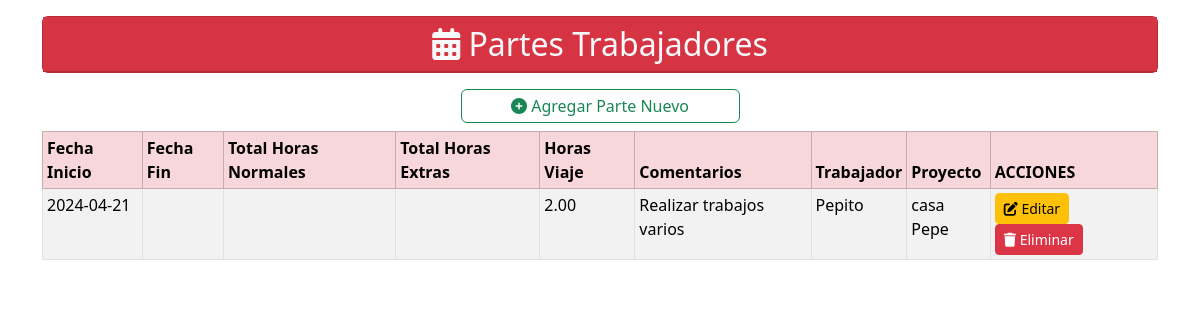
The page /assets/models/partes/partes.php on the database its author committed.
### tables this page shows
CREATE TABLE `partes` (
  `idParte` int(11) NOT NULL,
  `fechaInicio` date DEFAULT NULL,
  `fechaFin` date DEFAULT NULL,
  `totalHorasNormales` decimal(5,2) DEFAULT NULL,
  `totalHorasExtras` decimal(5,2) DEFAULT NULL,
  `horasViaje` decimal(5,2) DEFAULT NULL,
  `comentarios` text DEFAULT NULL,
  `idUsuario` int(11) DEFAULT NULL,
  `idProyecto` int(11) DEFAULT NULL
);

CREATE TABLE `usuarios` (
  `idUsuario` int(11) NOT NULL,
  `usuario` varchar(50) NOT NULL,
  `password` varchar(100) NOT NULL,
  `nombre` varchar(50) DEFAULT NULL,
  `apellidos` varchar(100) DEFAULT NULL,
  `direccion` varchar(100) DEFAULT NULL,
  `telefono` varchar(9) DEFAULT NULL,
  `email` varchar(50) DEFAULT NULL,
  `idRol` int(5) NOT NULL
);

CREATE TABLE `proyectos` (
  `idProyecto` int(11) NOT NULL,
  `nombre` varchar(100) DEFAULT NULL,
  `lugar` varchar(100) DEFAULT NULL,
  `fechaInicio` date DEFAULT NULL,
  `fechaFin` date DEFAULT NULL,
  `idCliente` int(11) DEFAULT NULL
);

### assets/models/partes/partes.php (the view, shortened to what this page needs)
<?php
require '../../config/conexion.php';
$consultaParte = $conexionbd->prepare("SELECT partes.idParte, partes.fechaInicio, partes.fechaFin, partes.totalHorasNormales, partes.totalHorasExtras, partes.horasViaje, partes.comentarios, usuarios.nombre AS nombreUsuario, proyectos.nombre AS nombreProyecto
    FROM partes
    INNER JOIN usuarios ON partes.idUsuario = usuarios.idUsuario
    INNER JOIN proyectos ON partes.idProyecto = proyectos.idProyecto");
$consultaParte->execute();
?>
<!DOCTYPE html>
<html lang="es">
<head>
    <link rel="stylesheet" href="/proyectoWT/assets/css/bootstrap.min.css">
    <link rel="stylesheet" href="/proyectoWT/assets/css/all.min.css">
</head>
<body>
    <div class="container py-3">
        <div class="card text-bg-danger mb-3">
            <span class="placeholder-wave col-12 placeholder-lg bg-danger">
                <h2 class="card-header text-center text-light"><i class="fa-solid fa-calendar-days"></i> Partes Trabajadores</h2>
            </span>
        </div>
        <div class="d-grid col-3 mx-auto">
            <a href="#" class="btn btn-outline-success p-1" data-bs-toggle="modal" data-bs-target="#nuevoParteModal"><i class="fa-solid fa-circle-plus"></i> Agregar Parte Nuevo</a>
        </div>
        <div class="table-responsive-sm">
            <table class="table table-striped table-sm table-over table-bordered mt-2">
                <thead class="table-danger">
                    <tr>
                        <th>Fecha Inicio</th>
                        <th>Fecha Fin</th>
                        <th>Total Horas Normales</th>
                        <th>Total Horas Extras</th>
                        <th>Horas Viaje</th>
                        <th>Comentarios</th>
                        <th>Trabajador</th>
                        <th>Proyecto</th>
                        <th>ACCIONES</th>
                    </tr>
                </thead>
                <tbody class="table-secundary">
                    <?php
                    while ($registro = $consultaParte->fetch(PDO::FETCH_ASSOC)) {
                        echo "<tr>
                            <td >{$registro['fechaInicio']}</td>
                            <td >{$registro['fechaFin']}</td>
                            <td >{$registro['totalHorasNormales']}</td>
                            <td >{$registro['totalHorasExtras']}</td>
                            <td >{$registro['horasViaje']}</td>
                            <td >{$registro['comentarios']}</td>
                            <td >{$registro['nombreUsuario']}</td>
                            <td >{$registro['nombreProyecto']}</td>
                            <td>
                                <a href='#' class='btn btn-sm btn-warning' data-bs-toggle='modal'
                                data-bs-target='#editarParteModal' data-bs-id='{$registro['idParte']}'> <i class='fa-solid fa-pen-to-square'></i> Editar</a>
                                <a href='#' class='btn btn-sm btn-danger' data-bs-toggle='modal'
                                data-bs-target='#eliminarParteModal' data-bs-id='{$registro['idParte']}'> <i class='fa-solid fa-trash'></i> Eliminar</a>
                            </td>
                        <tr>";
                    }
                    ?>
                </tbody>
            </table>
        </div>
    </div>
</body>
</html>

### rows shown on the page
partes: fechaInicio "2024-04-21", horasViaje "2.00", comentarios "Realizar trabajos varios", idUsuario.nombre "Pepito", idProyecto.nombre "casa Pepe"
